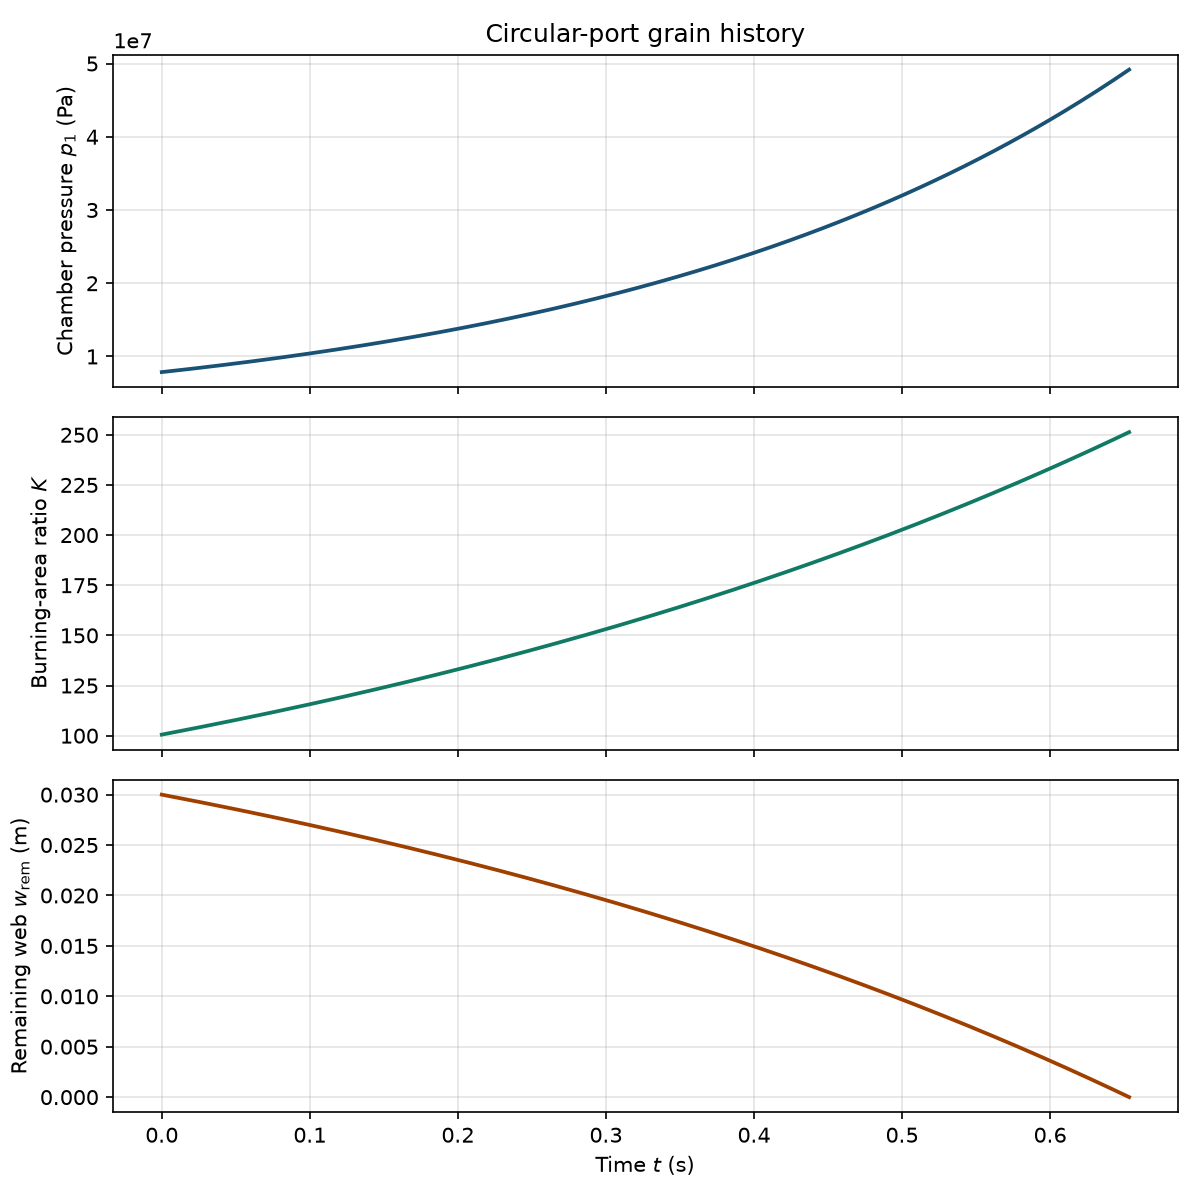

This chart was generated by the following Python code:
#!/usr/bin/env python3
"""Circular-port solid-grain histories of pc, K, and remaining web.

Ab is circular_port_burning_area: Ab = 2*pi*r*L, ends inhibited.
Remaining web is remaining_web: wrem = Ro - r.
K is burning_area_ratio. pc is equilibrium_chamber_pressure.
Time is remaining_web_time along the local burning_rate.
A prescribed sliver_volume_fraction stops the history at sliver_port_radius.
"""

from __future__ import annotations

import argparse
import math
import sys
import tempfile
from pathlib import Path

CHECK_TOL = 1e-9
N_CURVE = 201
PLOT_TITLE = "Circular-port grain history"

SKILL_DIR = Path(__file__).resolve().parent
SOLID_DIR = SKILL_DIR.parent / "ROCKET - SolidMotorParameters"

ASSUMPTIONS = (
    "concentric circular port, inhibited ends; "
    "circular_port_burning_area Ab = 2*pi*r*L; "
    "initial_web w0 = Ro - Rp; remaining_web wrem = Ro - r; "
    "K = Ab/At; rburn = a*pc**n; "
    "pc = (K*a*rho_b*c*)**(1/(1-n)); "
    "remaining_web_time t = integral(wrem, w0, 1/rburn) with rburn from "
    "the instantaneous port; constant a, n, rho_b, and c*; "
    "quasi-steady mass balance; no erosive burning; n < 1; "
    "web burnout only, with optional sliver_volume_fraction s in [0, 1) "
    "stopping at sliver_port_radius; a concentric circular case has "
    "geometric sliver 0"
)


def print_kv(key: str, value: object) -> None:
    if isinstance(value, float):
        text = f"{value:.8g}"
    else:
        text = str(value)
    print(f"{key}: {text}")


def close(actual: float, expected: float) -> bool:
    scale = max(abs(expected), 1.0)
    return abs(actual - expected) <= CHECK_TOL * scale


def fail(message: str) -> int:
    print(message, file=sys.stderr)
    return 1


def load_solid():
    folder = str(SOLID_DIR)
    if folder not in sys.path:
        sys.path.insert(0, folder)
    try:
        from solid_motor_parameters import (
            burn_rate,
            burning_area_ratio,
            equilibrium_chamber_pressure,
        )
    except ImportError as exc:
        raise ValueError(
            "ROCKET - SolidMotorParameters must be importable"
        ) from exc
    return burning_area_ratio, equilibrium_chamber_pressure, burn_rate


def circular_port_burning_area(radius: float, length: float) -> float:
    """circular_port_burning_area."""
    return 2.0 * math.pi * radius * length


def circular_port_radius(ab: float, length: float) -> float:
    """circular_port_radius."""
    return ab / (2.0 * math.pi * length)


def circular_grain_length(ab: float, radius: float) -> float:
    """circular_grain_length."""
    return ab / (2.0 * math.pi * radius)


def initial_web(outer: float, port: float) -> float:
    """initial_web."""
    return outer - port


def remaining_web(outer: float, radius: float) -> float:
    """remaining_web."""
    return outer - radius


def circular_port_from_remaining_web(outer: float, wrem: float) -> float:
    """circular_port_from_remaining_web."""
    return outer - wrem


def circular_grain_volume(outer: float, port: float, length: float) -> float:
    """circular_grain_volume."""
    return math.pi * (outer * outer - port * port) * length


def circular_remaining_volume(outer: float, radius: float, length: float) -> float:
    """circular_remaining_volume."""
    return math.pi * (outer * outer - radius * radius) * length


def sliver_volume_fraction(vsliver: float, volume0: float) -> float:
    """sliver_volume_fraction."""
    return vsliver / volume0


def sliver_port_radius(outer: float, sliver: float, port: float) -> float:
    """sliver_port_radius. sliver is the volume fraction s."""
    return math.sqrt(outer * outer - sliver * (outer * outer - port * port))


def rate_law(a: float, n: float, length: float, throat: float, rho: float, cstar: float) -> tuple[float, float]:
    """rburn = C * r**alpha from Saint Robert plus circular_port_burning_area."""
    alpha = n / (1.0 - n)
    scale = (2.0 * math.pi * length / throat) * a * rho * cstar
    prefactor = a * scale**alpha
    return alpha, prefactor


def remaining_web_time_constant(wrem: float, web0: float, rburn: float) -> float:
    """remaining_web_time at constant rburn."""
    return (web0 - wrem) / rburn


def time_from_port(radius: float, port: float, alpha: float, prefactor: float) -> float:
    """remaining_web_time with rburn = C * r**alpha."""
    if radius < port:
        raise ValueError("port radius cannot shrink")
    if radius == port:
        return 0.0
    if abs(alpha - 1.0) <= 1e-14:
        return math.log(radius / port) / prefactor
    return (radius ** (1.0 - alpha) - port ** (1.0 - alpha)) / (
        prefactor * (1.0 - alpha)
    )


def require_positive(name: str, value: float) -> None:
    if not math.isfinite(value) or value <= 0.0:
        raise ValueError(f"{name} must be finite and > 0")


def resolve_geometry(
    ab: float | None,
    port: float | None,
    length: float | None,
    outer: float,
) -> tuple[float, float, float]:
    """Return (Rp, L, Ab0) from the allowed input combinations."""
    require_positive("outer propellant radius", outer)
    if ab is not None:
        require_positive("burning area", ab)
    if port is not None:
        require_positive("port radius", port)
    if length is not None:
        require_positive("grain length", length)

    if ab is not None and port is not None and length is not None:
        ab_geom = circular_port_burning_area(port, length)
        if not close(ab, ab_geom):
            raise ValueError(
                "burning area must match circular_port_burning_area 2*pi*Rp*L"
            )
        rp, grain_length, ab0 = port, length, ab
    elif port is not None and length is not None and ab is None:
        rp, grain_length = port, length
        ab0 = circular_port_burning_area(rp, grain_length)
    elif ab is not None and length is not None and port is None:
        grain_length = length
        ab0 = ab
        rp = circular_port_radius(ab0, grain_length)
    elif ab is not None and port is not None and length is None:
        rp = port
        ab0 = ab
        grain_length = circular_grain_length(ab0, rp)
    else:
        raise ValueError(
            "give --ab with --port or --length, or --port and --length"
        )

    if not math.isfinite(rp) or rp <= 0.0:
        raise ValueError("port radius must be finite and > 0 m")
    if outer <= rp:
        raise ValueError("outer propellant radius must be > port radius")
    return rp, grain_length, ab0


def validate_ballistics(a: float, n: float, throat: float, rho: float, cstar: float) -> None:
    require_positive("burn-rate coefficient", a)
    require_positive("throat area", throat)
    require_positive("propellant density", rho)
    require_positive("c*", cstar)
    if not math.isfinite(n) or n >= 1.0:
        raise ValueError("burn-rate exponent n must be finite and < 1")


def validate_sliver(sliver_percent: float) -> float:
    if not math.isfinite(sliver_percent) or sliver_percent < 0.0 or sliver_percent >= 100.0:
        raise ValueError("sliver percent must be finite and in [0, 100)")
    return sliver_percent / 100.0


def history(
    a: float,
    n: float,
    throat: float,
    rho: float,
    cstar: float,
    port: float,
    length: float,
    outer: float,
    sliver: float,
    burning_area_ratio,
    equilibrium_chamber_pressure,
    burn_rate,
) -> dict[str, object]:
    web0 = initial_web(outer, port)
    volume0 = circular_grain_volume(outer, port, length)
    r_end = sliver_port_radius(outer, sliver, port)
    w_end = remaining_web(outer, r_end)
    if r_end <= port:
        raise ValueError("sliver fraction leaves no web to burn")
    v_end = circular_remaining_volume(outer, r_end, length)
    s_check = sliver_volume_fraction(v_end, volume0)
    if sliver == 0.0:
        if not close(s_check, 0.0):
            raise ValueError("zero sliver did not reach web burnout")
    elif not close(s_check, sliver):
        raise ValueError("sliver port radius does not match remaining volume")

    alpha, prefactor = rate_law(a, n, length, throat, rho, cstar)
    if not math.isfinite(prefactor) or prefactor <= 0.0:
        raise ValueError("burn-rate prefactor must be finite and > 0")
    t_burn = time_from_port(r_end, port, alpha, prefactor)

    times: list[float] = []
    k_hist: list[float] = []
    pc_hist: list[float] = []
    wrem_hist: list[float] = []
    ab_hist: list[float] = []
    radius_hist: list[float] = []
    for i in range(N_CURVE):
        wrem = web0 + (w_end - web0) * i / (N_CURVE - 1)
        radius = circular_port_from_remaining_web(outer, wrem)
        ab = circular_port_burning_area(radius, length)
        k = burning_area_ratio(ab, throat)
        pc = equilibrium_chamber_pressure(k, a, rho, cstar, n)
        rburn = burn_rate(a, pc, n)
        t = time_from_port(radius, port, alpha, prefactor)
        expected_rburn = prefactor * radius**alpha
        if not close(rburn, expected_rburn):
            raise ValueError("composed burn rate does not match Saint Robert at this port")
        times.append(t)
        k_hist.append(k)
        pc_hist.append(pc)
        wrem_hist.append(wrem)
        ab_hist.append(ab)
        radius_hist.append(radius)

    return {
        "Rp_m": port,
        "L_m": length,
        "Ro_m": outer,
        "Ab0_m2": ab_hist[0],
        "w0_m": web0,
        "V0_m3": volume0,
        "s": sliver,
        "s_percent": 100.0 * sliver,
        "r_end_m": r_end,
        "wrem_end_m": w_end,
        "t_burn_s": t_burn,
        "K_initial": k_hist[0],
        "K_burnout": k_hist[-1],
        "pc_initial_Pa": pc_hist[0],
        "pc_burnout_Pa": pc_hist[-1],
        "Ab_burnout_m2": ab_hist[-1],
        "times": times,
        "K": k_hist,
        "pc": pc_hist,
        "wrem": wrem_hist,
        "Ab": ab_hist,
        "radius": radius_hist,
    }


def plot_history(out_path: Path, result: dict[str, object]) -> None:
    import matplotlib

    if "matplotlib.pyplot" not in sys.modules:
        matplotlib.use("Agg")
    import matplotlib.pyplot as plt

    times = result["times"]
    fig, axes = plt.subplots(3, 1, sharex=True, figsize=(8, 8))
    axes[0].plot(times, result["pc"], color="#1a5276", linewidth=1.8)
    axes[0].set_ylabel(r"Chamber pressure $p_1$ (Pa)")
    axes[0].grid(True, alpha=0.35)
    axes[1].plot(times, result["K"], color="#117a65", linewidth=1.8)
    axes[1].set_ylabel(r"Burning-area ratio $K$")
    axes[1].grid(True, alpha=0.35)
    axes[2].plot(times, result["wrem"], color="#a04000", linewidth=1.8)
    axes[2].set_ylabel(r"Remaining web $w_{\mathrm{rem}}$ (m)")
    axes[2].set_xlabel("Time $t$ (s)")
    axes[2].grid(True, alpha=0.35)
    axes[0].set_title(PLOT_TITLE)
    fig.tight_layout()
    fig.savefig(out_path, dpi=150)
    plt.close(fig)


def emit(
    a: float,
    n: float,
    throat: float,
    rho: float,
    cstar: float,
    result: dict[str, object],
    out_path: Path,
) -> None:
    print_kv("title", PLOT_TITLE)
    print_kv("assumptions", ASSUMPTIONS)
    print_kv("a", a)
    print_kv("n", n)
    print_kv("At_m2", throat)
    print_kv("rho_b_kg_m3", rho)
    print_kv("cstar_m_s", cstar)
    print_kv("Rp_m", result["Rp_m"])
    print_kv("L_m", result["L_m"])
    print_kv("Ro_m", result["Ro_m"])
    print_kv("Ab0_m2", result["Ab0_m2"])
    print_kv("w0_m", result["w0_m"])
    print_kv("V0_m3", result["V0_m3"])
    print_kv("sliver_fraction", result["s"])
    print_kv("sliver_percent", result["s_percent"])
    print_kv("r_end_m", result["r_end_m"])
    print_kv("wrem_initial_m", result["w0_m"])
    print_kv("wrem_burnout_m", result["wrem_end_m"])
    print_kv("t_burn_s", result["t_burn_s"])
    print_kv("K_initial", result["K_initial"])
    print_kv("K_burnout", result["K_burnout"])
    print_kv("pc_initial_Pa", result["pc_initial_Pa"])
    print_kv("pc_burnout_Pa", result["pc_burnout_Pa"])
    print_kv("Ab_burnout_m2", result["Ab_burnout_m2"])
    print_kv("n_samples", N_CURVE)
    print_kv("graph", str(out_path))


def run_check() -> int:
    burning_area_ratio, equilibrium_chamber_pressure, burn_rate = load_solid()

    if not close(circular_port_burning_area(1.0, 1.0), 2.0 * math.pi):
        return fail("CHECK FAIL: circular_port_burning_area")
    if not close(circular_port_radius(2.0 * math.pi, 1.0), 1.0):
        return fail("CHECK FAIL: circular_port_radius")
    if not close(circular_grain_length(2.0 * math.pi, 1.0), 1.0):
        return fail("CHECK FAIL: circular_grain_length")
    if not close(initial_web(0.05, 0.03), 0.02):
        return fail("CHECK FAIL: initial_web")
    if not close(remaining_web(0.05, 0.04), 0.01):
        return fail("CHECK FAIL: remaining_web")
    if not close(circular_port_from_remaining_web(0.05, 0.01), 0.04):
        return fail("CHECK FAIL: circular_port_from_remaining_web")
    if not close(circular_grain_volume(2.0, 1.0, 1.0), 3.0 * math.pi):
        return fail("CHECK FAIL: circular_grain_volume")
    if not close(circular_remaining_volume(2.0, math.sqrt(2.0), 1.0), 2.0 * math.pi):
        return fail("CHECK FAIL: circular_remaining_volume")
    if not close(sliver_volume_fraction(1.0, 20.0), 0.05):
        return fail("CHECK FAIL: sliver_volume_fraction")
    if not close(sliver_port_radius(5.0, 0.0, 3.0), 5.0):
        return fail("CHECK FAIL: sliver_port_radius no sliver")
    if not close(sliver_port_radius(5.0, 1.0, 3.0), 3.0):
        return fail("CHECK FAIL: sliver_port_radius all sliver")
    if not close(remaining_web_time_constant(0.01, 0.05, 0.02), 2.0):
        return fail("CHECK FAIL: remaining_web_time constant rate")

    a = 1.0 / 100000.0
    n = 0.5
    length = 1.0
    port = 1.0 / (5.0 * math.pi)
    ab0 = circular_port_burning_area(port, length)
    if not close(ab0, 0.4):
        return fail(f"CHECK FAIL: Ab0 = {ab0}, expected 0.4")
    throat = 1.0 / 500.0
    rho = 1800.0
    cstar = 5000.0 / 9.0
    k0 = burning_area_ratio(ab0, throat)
    if not close(k0, 200.0):
        return fail(f"CHECK FAIL: K = {k0}, expected 200")
    pc0 = equilibrium_chamber_pressure(k0, a, rho, cstar, n)
    if not close(pc0, 4000000.0):
        return fail(f"CHECK FAIL: pc = {pc0}, expected 4000000")
    r0 = burn_rate(a, pc0, n)
    if not close(r0, 0.02):
        return fail(f"CHECK FAIL: rburn = {r0}, expected 0.02")

    outer = 2.0 * port
    result = history(
        a,
        n,
        throat,
        rho,
        cstar,
        port,
        length,
        outer,
        0.0,
        burning_area_ratio,
        equilibrium_chamber_pressure,
        burn_rate,
    )
    alpha, prefactor = rate_law(a, n, length, throat, rho, cstar)
    t_closed = math.log(outer / port) / prefactor
    if not close(result["t_burn_s"], t_closed):
        return fail("CHECK FAIL: n=1/2 burn time")
    if not close(result["wrem_end_m"], 0.0):
        return fail("CHECK FAIL: remaining web at burnout")
    if not close(result["pc_initial_Pa"], 4000000.0):
        return fail("CHECK FAIL: initial pc")
    if result["times"][0] != 0.0:
        return fail("CHECK FAIL: history must start at t = 0")
    if not close(result["times"][-1], result["t_burn_s"]):
        return fail("CHECK FAIL: last sample is not burnout time")
    if not close(result["K_burnout"], burning_area_ratio(circular_port_burning_area(outer, length), throat)):
        return fail("CHECK FAIL: burnout K")

    n_zero = 0.0
    a_zero = 0.02
    result_n0 = history(
        a_zero,
        n_zero,
        throat,
        rho,
        cstar,
        port,
        length,
        outer,
        0.0,
        burning_area_ratio,
        equilibrium_chamber_pressure,
        burn_rate,
    )
    t_n0 = remaining_web_time_constant(0.0, initial_web(outer, port), a_zero)
    if not close(result_n0["t_burn_s"], t_n0):
        return fail("CHECK FAIL: n=0 remaining_web_time")

    sliver = 0.25
    r_s = sliver_port_radius(outer, sliver, port)
    v0 = circular_grain_volume(outer, port, length)
    vred = circular_remaining_volume(outer, r_s, length)
    if not close(sliver_volume_fraction(vred, v0), sliver):
        return fail("CHECK FAIL: sliver remaining volume")
    result_s = history(
        a,
        n,
        throat,
        rho,
        cstar,
        port,
        length,
        outer,
        sliver,
        burning_area_ratio,
        equilibrium_chamber_pressure,
        burn_rate,
    )
    if not close(result_s["r_end_m"], r_s):
        return fail("CHECK FAIL: history sliver port")
    if not close(result_s["wrem_end_m"], remaining_web(outer, r_s)):
        return fail("CHECK FAIL: history remaining web at sliver")
    if result_s["t_burn_s"] >= result["t_burn_s"]:
        return fail("CHECK FAIL: sliver must shorten the burn")

    rp, grain_length, ab_res = resolve_geometry(None, port, length, outer)
    if not close(rp, port) or not close(ab_res, ab0) or not close(grain_length, length):
        return fail("CHECK FAIL: geometry from port and length")
    rp2, l2, ab2 = resolve_geometry(ab0, None, length, outer)
    if not close(rp2, port) or not close(ab2, ab0) or not close(l2, length):
        return fail("CHECK FAIL: geometry from area and length")
    rp3, l3, ab3 = resolve_geometry(ab0, port, None, outer)
    if not close(rp3, port) or not close(ab3, ab0) or not close(l3, length):
        return fail("CHECK FAIL: geometry from area and port")

    class _Capture:
        def __init__(self) -> None:
            self.parts: list[str] = []

        def write(self, text: str) -> None:
            self.parts.append(text)

        def flush(self) -> None:
            return None

    def capture(argv: list[str]) -> tuple[int, str, str]:
        out = _Capture()
        err = _Capture()
        old_out, old_err = sys.stdout, sys.stderr
        sys.stdout, sys.stderr = out, err
        try:
            code = main(argv)
        finally:
            sys.stdout, sys.stderr = old_out, old_err
        return code, "".join(out.parts), "".join(err.parts)

    with tempfile.TemporaryDirectory() as tmp:
        out = str(Path(tmp) / "grain.png")
        code, text, err = capture(
            [
                "--a",
                str(a),
                "--n",
                str(n),
                "--port",
                str(port),
                "--length",
                str(length),
                "--outer",
                str(outer),
                "--throat",
                str(throat),
                "--rho",
                str(rho),
                "--cstar",
                str(cstar),
                "--out",
                out,
            ]
        )
        if code != 0:
            return fail(f"main returned {code}: {err}")
        if not Path(out).is_file() or Path(out).stat().st_size < 8:
            return fail("run did not write a PNG")
        for key in (
            "title: Circular-port grain history",
            "t_burn_s:",
            "K_initial:",
            "pc_initial_Pa:",
            "wrem_burnout_m:",
            "graph:",
        ):
            if key not in text:
                return fail(f"stdout missing {key}")

    code, _text, err = capture(
        [
            "--a",
            str(a),
            "--n",
            str(n),
            "--outer",
            str(outer),
            "--throat",
            str(throat),
            "--rho",
            str(rho),
            "--cstar",
            str(cstar),
        ]
    )
    if code != 2:
        return fail("missing grain geometry was accepted")
    code, _text, _err = capture([])
    if code != 2:
        return fail("missing inputs were accepted")
    code, _text, err = capture(
        [
            "--a",
            str(a),
            "--n",
            "1",
            "--port",
            str(port),
            "--length",
            str(length),
            "--outer",
            str(outer),
            "--throat",
            str(throat),
            "--rho",
            str(rho),
            "--cstar",
            str(cstar),
        ]
    )
    if code != 2:
        return fail("n >= 1 was accepted")
    code, _text, err = capture(
        [
            "--a",
            str(a),
            "--n",
            str(n),
            "--ab",
            str(ab0 * 1.1),
            "--port",
            str(port),
            "--length",
            str(length),
            "--outer",
            str(outer),
            "--throat",
            str(throat),
            "--rho",
            str(rho),
            "--cstar",
            str(cstar),
        ]
    )
    if code != 2:
        return fail("inconsistent Ab, port, and length were accepted")
    code, _text, err = capture(
        [
            "--a",
            str(a),
            "--n",
            str(n),
            "--port",
            str(port),
            "--length",
            str(length),
            "--outer",
            str(outer),
            "--throat",
            str(throat),
            "--rho",
            str(rho),
            "--cstar",
            str(cstar),
            "--sliver",
            "100",
        ]
    )
    if code != 2:
        return fail("100 percent sliver was accepted")

    print("check: pass")
    print_kv("K_initial", result["K_initial"])
    print_kv("pc_initial_Pa", result["pc_initial_Pa"])
    print_kv("t_burn_s", result["t_burn_s"])
    print_kv("wrem_burnout_m", result["wrem_end_m"])
    return 0


def parse_args(argv: list[str] | None = None) -> argparse.Namespace:
    parser = argparse.ArgumentParser(
        description=(
            "Circular-port grain histories of chamber pressure, burning-area "
            "ratio, and remaining web."
        )
    )
    parser.add_argument("--a", type=float, default=None, help="burn-rate coefficient a [m/(s·Pa^n)]")
    parser.add_argument("--n", type=float, default=None, help="burn-rate pressure exponent n")
    parser.add_argument("--ab", type=float, default=None, help="initial burning area Ab [m^2]")
    parser.add_argument("--port", type=float, default=None, help="initial port radius Rp [m]")
    parser.add_argument("--length", type=float, default=None, help="grain length L [m]")
    parser.add_argument("--outer", type=float, default=None, help="outer propellant radius Ro [m]")
    parser.add_argument("--throat", type=float, default=None, help="throat area At [m^2]")
    parser.add_argument("--rho", type=float, default=None, help="solid propellant density rho_b [kg/m^3]")
    parser.add_argument("--cstar", type=float, default=None, help="characteristic velocity c* [m/s]")
    parser.add_argument(
        "--sliver",
        type=float,
        default=0.0,
        help="sliver volume percent in [0, 100), default 0",
    )
    parser.add_argument("--out", type=str, default=None, help="PNG path")
    parser.add_argument("--check", action="store_true", help="run built-in consistency checks")
    return parser.parse_args(argv)


def main(argv: list[str] | None = None) -> int:
    args = parse_args(argv)
    if args.check:
        return run_check()

    supplied = {
        "--a": args.a,
        "--n": args.n,
        "--outer": args.outer,
        "--throat": args.throat,
        "--rho": args.rho,
        "--cstar": args.cstar,
    }
    missing = [flag for flag, value in supplied.items() if value is None]
    if missing:
        print(
            "error: requires --a, --n, --outer, --throat, --rho, and --cstar; "
            f"missing {', '.join(missing)}",
            file=sys.stderr,
        )
        return 2

    try:
        validate_ballistics(args.a, args.n, args.throat, args.rho, args.cstar)
        sliver = validate_sliver(args.sliver)
        port, length, _ab0 = resolve_geometry(args.ab, args.port, args.length, args.outer)
        burning_area_ratio, equilibrium_chamber_pressure, burn_rate = load_solid()
        result = history(
            args.a,
            args.n,
            args.throat,
            args.rho,
            args.cstar,
            port,
            length,
            args.outer,
            sliver,
            burning_area_ratio,
            equilibrium_chamber_pressure,
            burn_rate,
        )
        out_path = Path(args.out) if args.out else SKILL_DIR / "circular_port_grain_history.png"
        out_path = out_path.resolve()
        plot_history(out_path, result)
    except ValueError as exc:
        print(f"error: {exc}", file=sys.stderr)
        return 2

    emit(args.a, args.n, args.throat, args.rho, args.cstar, result, out_path)
    return 0


if __name__ == "__main__":
    sys.exit(main())
